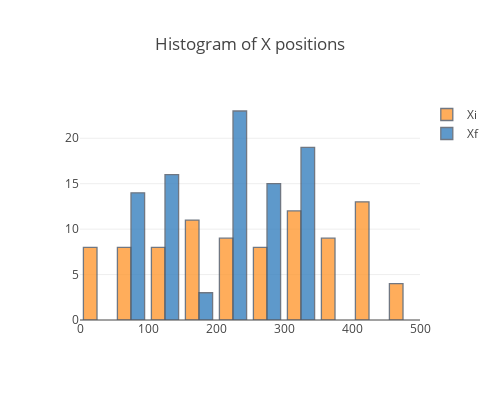

Source (notebook cell):
### Code cell
layout = dict(
    title='Histogram of X positions', 
    width=500, 
    height=400,
)

table[['Xi','Xf']].iplot(kind='histogram', barmode='group', layout=layout)
